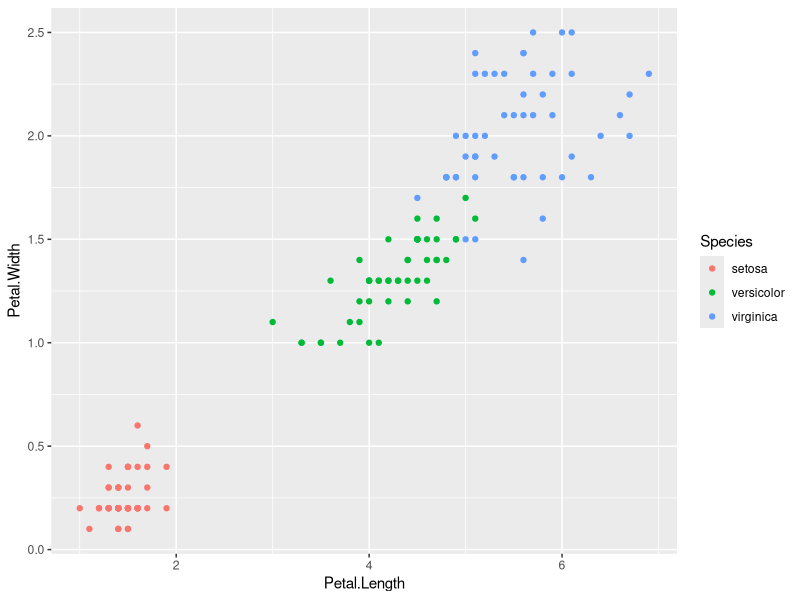
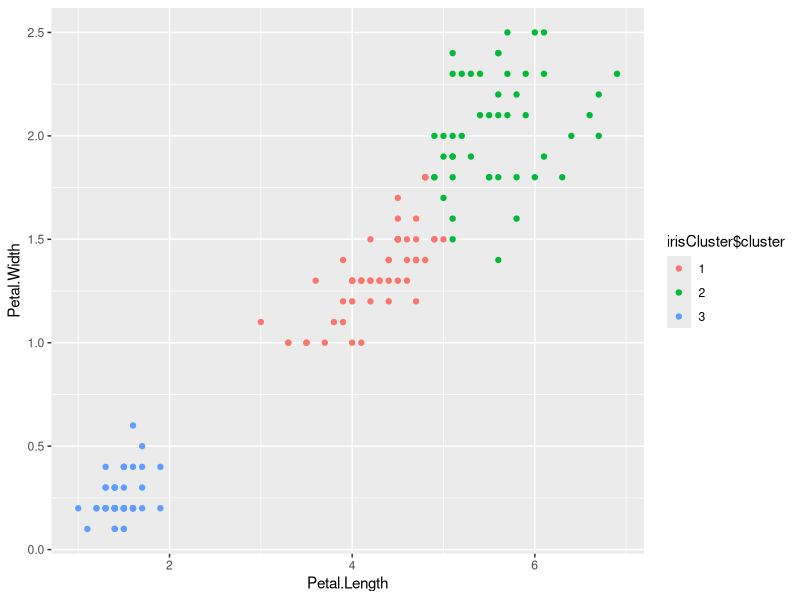
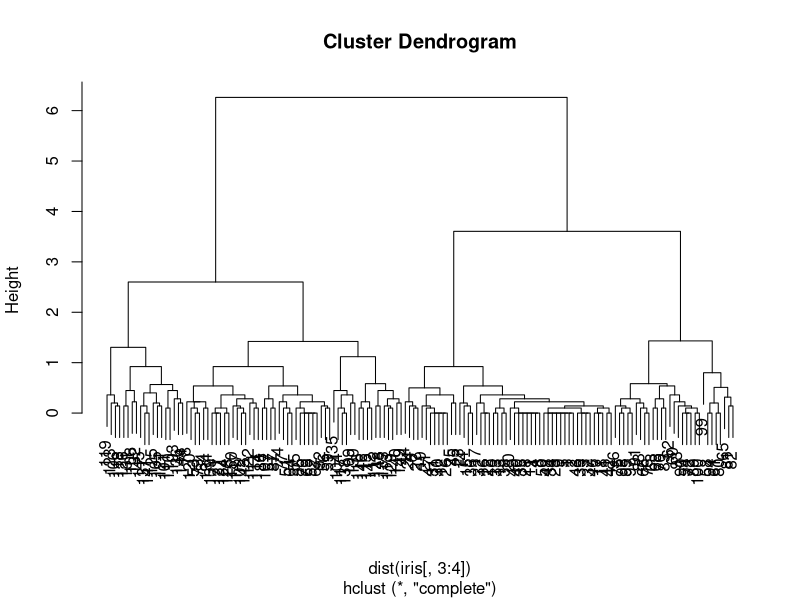
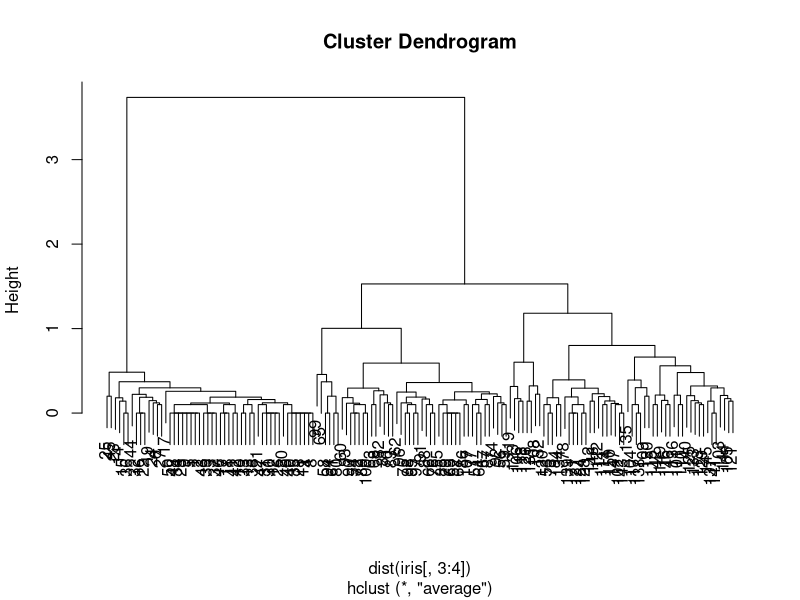
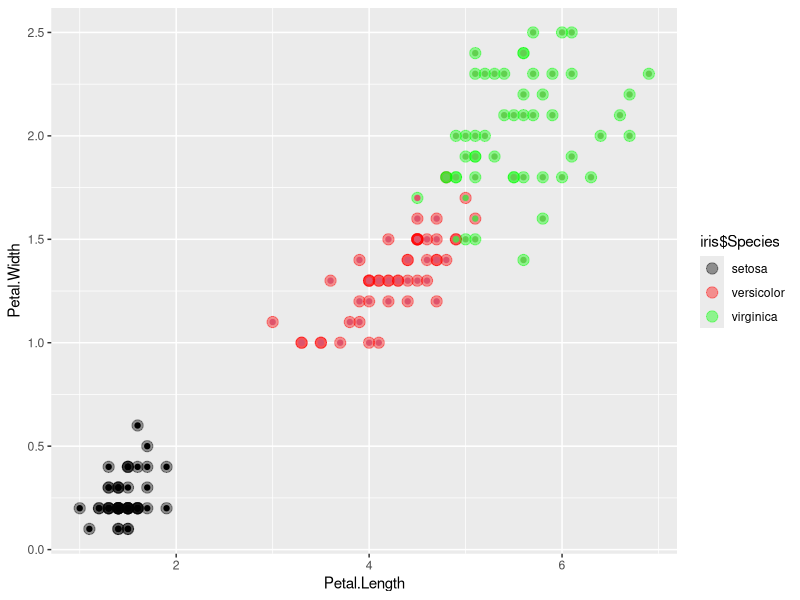

The R script that drew these images, in order:
## ---- chunk 1
library(datasets)
head(iris)
## ---- chunk 2
library(ggplot2)
ggplot(iris, aes(Petal.Length, Petal.Width, color = Species)) + geom_point()

## ---- chunk 3
set.seed(20)
irisCluster <- kmeans(iris[, 3:4], 3, nstart = 20)
irisCluster
## ---- chunk 4
table(irisCluster$cluster, iris$Species)
## ---- chunk 5
irisCluster$cluster <- as.factor(irisCluster$cluster)
ggplot(iris, aes(Petal.Length, Petal.Width, color = irisCluster$cluster)) + geom_point()
## ---- chunk 6
clusters <- hclust(dist(iris[, 3:4]))
plot(clusters)
## ---- chunk 7
clusterCut <- cutree(clusters, 3)
## ---- chunk 8
table(clusterCut, iris$Species)
## ---- chunk 9
clusters <- hclust(dist(iris[, 3:4]), method = 'average')
plot(clusters)
## ---- chunk 10
clusterCut <- cutree(clusters, 3)
table(clusterCut, iris$Species)
## ---- chunk 11
ggplot(iris, aes(Petal.Length, Petal.Width, color = iris$Species)) + 
  geom_point(alpha = 0.4, size = 3.5) + geom_point(col = clusterCut) + 
  scale_color_manual(values = c('black', 'red', 'green'))
